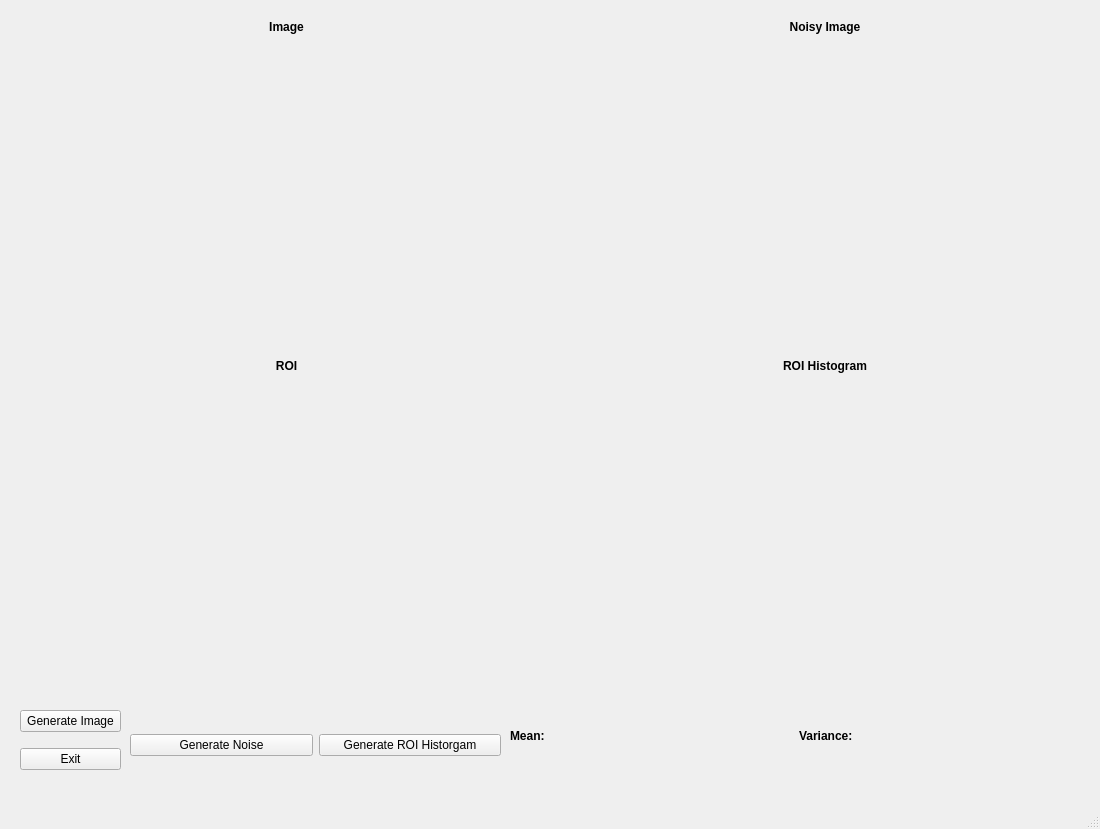
<?xml version="1.0" encoding="UTF-8"?>
<ui version="4.0">
 <class>MainWindow</class>
 <widget class="QMainWindow" name="MainWindow">
  <property name="geometry">
   <rect>
    <x>0</x>
    <y>0</y>
    <width>1100</width>
    <height>829</height>
   </rect>
  </property>
  <property name="windowTitle">
   <string>MainWindow</string>
  </property>
  <widget class="QWidget" name="centralwidget">
   <widget class="QWidget" name="gridLayoutWidget">
    <property name="geometry">
     <rect>
      <x>20</x>
      <y>20</y>
      <width>1071</width>
      <height>671</height>
     </rect>
    </property>
    <layout class="QGridLayout" name="gridLayout">
     <item row="1" column="1">
      <layout class="QVBoxLayout" name="verticalLayout_2">
       <item>
        <spacer name="verticalSpacer_2">
         <property name="orientation">
          <enum>Qt::Vertical</enum>
         </property>
         <property name="sizeHint" stdset="0">
          <size>
           <width>20</width>
           <height>40</height>
          </size>
         </property>
        </spacer>
       </item>
      </layout>
     </item>
     <item row="3" column="1">
      <layout class="QVBoxLayout" name="verticalLayout_3">
       <item>
        <spacer name="verticalSpacer_3">
         <property name="orientation">
          <enum>Qt::Vertical</enum>
         </property>
         <property name="sizeHint" stdset="0">
          <size>
           <width>20</width>
           <height>40</height>
          </size>
         </property>
        </spacer>
       </item>
      </layout>
     </item>
     <item row="3" column="0">
      <layout class="QVBoxLayout" name="verticalLayout_4">
       <item>
        <spacer name="verticalSpacer_4">
         <property name="orientation">
          <enum>Qt::Vertical</enum>
         </property>
         <property name="sizeHint" stdset="0">
          <size>
           <width>20</width>
           <height>40</height>
          </size>
         </property>
        </spacer>
       </item>
      </layout>
     </item>
     <item row="1" column="0">
      <layout class="QVBoxLayout" name="imageLayout">
       <item>
        <spacer name="verticalSpacer">
         <property name="orientation">
          <enum>Qt::Vertical</enum>
         </property>
         <property name="sizeType">
          <enum>QSizePolicy::Expanding</enum>
         </property>
         <property name="sizeHint" stdset="0">
          <size>
           <width>20</width>
           <height>40</height>
          </size>
         </property>
        </spacer>
       </item>
      </layout>
     </item>
     <item row="2" column="1">
      <widget class="QLabel" name="label_2">
       <property name="font">
        <font>
         <weight>75</weight>
         <bold>true</bold>
        </font>
       </property>
       <property name="text">
        <string>ROI Histogram</string>
       </property>
       <property name="alignment">
        <set>Qt::AlignCenter</set>
       </property>
      </widget>
     </item>
     <item row="2" column="0">
      <widget class="QLabel" name="label">
       <property name="font">
        <font>
         <weight>75</weight>
         <bold>true</bold>
        </font>
       </property>
       <property name="text">
        <string>ROI</string>
       </property>
       <property name="alignment">
        <set>Qt::AlignCenter</set>
       </property>
      </widget>
     </item>
     <item row="0" column="0">
      <widget class="QLabel" name="label_3">
       <property name="font">
        <font>
         <weight>75</weight>
         <bold>true</bold>
        </font>
       </property>
       <property name="text">
        <string>Image</string>
       </property>
       <property name="alignment">
        <set>Qt::AlignCenter</set>
       </property>
      </widget>
     </item>
     <item row="0" column="1">
      <widget class="QLabel" name="label_4">
       <property name="font">
        <font>
         <weight>75</weight>
         <bold>true</bold>
        </font>
       </property>
       <property name="text">
        <string>Noisy Image</string>
       </property>
       <property name="alignment">
        <set>Qt::AlignCenter</set>
       </property>
      </widget>
     </item>
    </layout>
   </widget>
   <widget class="QWidget" name="horizontalLayoutWidget">
    <property name="geometry">
     <rect>
      <x>130</x>
      <y>720</y>
      <width>371</width>
      <height>51</height>
     </rect>
    </property>
    <layout class="QHBoxLayout" name="horizontalLayout">
     <item>
      <widget class="QPushButton" name="pushButton_3">
       <property name="text">
        <string>Generate Noise</string>
       </property>
      </widget>
     </item>
     <item>
      <widget class="QPushButton" name="pushButton">
       <property name="text">
        <string>Generate ROI Historgam</string>
       </property>
      </widget>
     </item>
    </layout>
   </widget>
   <widget class="QWidget" name="gridLayoutWidget_2">
    <property name="geometry">
     <rect>
      <x>510</x>
      <y>700</y>
      <width>571</width>
      <height>71</height>
     </rect>
    </property>
    <layout class="QGridLayout" name="gridLayout_2">
     <item row="0" column="2">
      <widget class="QLabel" name="label_7">
       <property name="font">
        <font>
         <weight>75</weight>
         <bold>true</bold>
        </font>
       </property>
       <property name="text">
        <string>Variance:</string>
       </property>
      </widget>
     </item>
     <item row="0" column="0">
      <widget class="QLabel" name="label_5">
       <property name="font">
        <font>
         <weight>75</weight>
         <bold>true</bold>
        </font>
       </property>
       <property name="text">
        <string>Mean:</string>
       </property>
      </widget>
     </item>
     <item row="0" column="1">
      <widget class="QLabel" name="label_6">
       <property name="text">
        <string/>
       </property>
      </widget>
     </item>
     <item row="0" column="3">
      <widget class="QLabel" name="label_8">
       <property name="text">
        <string/>
       </property>
      </widget>
     </item>
    </layout>
   </widget>
   <widget class="QWidget" name="verticalLayoutWidget">
    <property name="geometry">
     <rect>
      <x>20</x>
      <y>700</y>
      <width>101</width>
      <height>81</height>
     </rect>
    </property>
    <layout class="QVBoxLayout" name="verticalLayout">
     <item>
      <widget class="QPushButton" name="open_button">
       <property name="text">
        <string>Generate Image</string>
       </property>
      </widget>
     </item>
     <item>
      <widget class="QPushButton" name="exit_button">
       <property name="text">
        <string>Exit</string>
       </property>
      </widget>
     </item>
    </layout>
   </widget>
  </widget>
  <widget class="QMenuBar" name="menubar">
   <property name="geometry">
    <rect>
     <x>0</x>
     <y>0</y>
     <width>1100</width>
     <height>21</height>
    </rect>
   </property>
  </widget>
  <widget class="QStatusBar" name="statusbar"/>
 </widget>
 <resources/>
 <connections/>
</ui>
